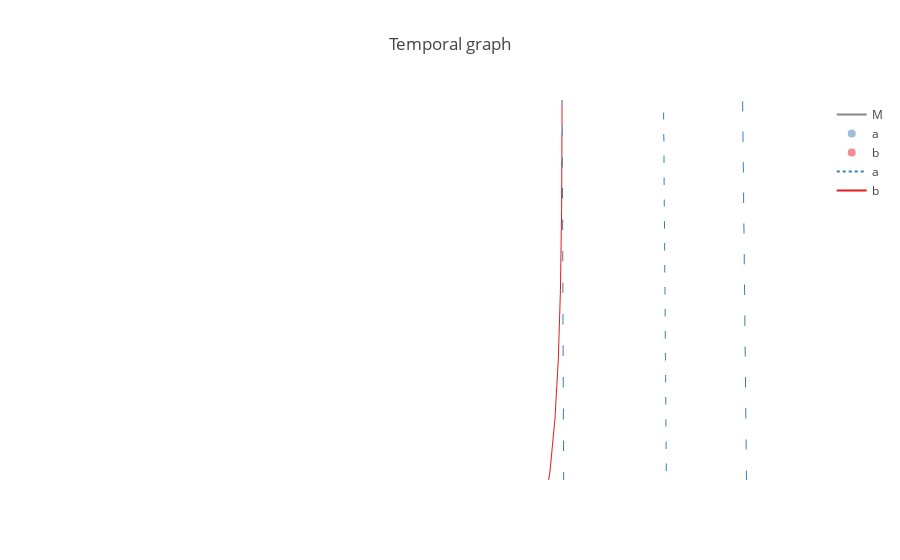

Here is the notebook cell this chart was saved with:
### Code cell
iplot_causal_graph(run(SystemModel(m, g, 'two community'), sim_args))

### Figure 1 — Plotly figure (JSON) as saved in the notebook; plotly's stock layout.template omitted (floating-point values rounded to 4 significant figures; data arrays with more than 128 entries replaced by an {"elided": "..."} marker saying what was removed)
{"data": [{"hoverinfo": "none", "line": {"color": "#888"}, "mode": "lines", "name": "M", "type": "scatter3d", "uid": "aeb8d44f-2646-4e23-a62b-92b48bcdba13", "x": [0.6922, 0.8868, null, 0.6922, 0.3683, null, 0.6922, 0.7481, null, 0.6922, 0.5638, null, 0.8868, 0.7481, null, 0.8868, 0.8859, null, 0.8868, 0.3683, null, 0.7481, 0.8859, null, 0.7481, 0.5667, null, 0.7481, 0.3683, null, 0.8859, 0.5667, null, 0.8859, 0.5638, null, 0.5667, 0.5638, null, 0.5667, 0.3683, null, 0.5638, 0.3683, null, 0.3683, 0, null, 0, -0.296, null, 0, -0.1194, null, 0, -0.4595, null, 0, -0.3347, null, 0, -0.4093, null, -0.296, -0.4595, null, -0.296, -0.6512, null, -0.296, -0.1194, null, -0.296, -0.3347, null, -0.4595, -0.6512, null, -0.4595, -0.4093, null, -0.6512, -0.4093, null, -0.6512, -0.3347, null, -0.4093, -0.3347, null, -0.4093, -0.1194, null, -0.3347, -0.1194, null], "y": [-0.08937, -0.2168, null, -0.08937, -0.1637, null, -0.08937, -0.3619, null, -0.08937, -0.3988, null, -0.2168, -0.3619, null, -0.2168, -0.5784, null, -0.2168, -0.1637, null, -0.3619, -0.5784, null, -0.3619, -0.5972, null, -0.3619, -0.1637, null, -0.5784, -0.5972, null, -0.5784, -0.3988, null, -0.5972, -0.3988, null, -0.5972, -0.1637, null, -0.3988, -0.1637, null, -0.1637, 0, null, 0, 0.08424, null, 0, 0.3294, null, 0, -0.08909, null, 0, 0.3507, null, 0, 0.1908, null, 0.08424, -0.08909, null, 0.08424, 0.1798, null, 0.08424, 0.3294, null, 0.08424, 0.3507, null, -0.08909, 0.1798, null, -0.08909, 0.1908, null, 0.1798, 0.1908, null, 0.1798, 0.3507, null, 0.1908, 0.3507, null, 0.1908, 0.3294, null, 0.3507, 0.3294, null], "z": [0, 0, null, 0, 0, null, 0, 0, null, 0, 0, null, 0, 0, null, 0, 0, null, 0, 0, null, 0, 0, null, 0, 0, null, 0, 0, null, 0, 0, null, 0, 0, null, 0, 0, null, 0, 0, null, 0, 0, null, 0, 0, null, 0, 0, null, 0, 0, null, 0, 0, null, 0, 0, null, 0, 0, null, 0, 0, null, 0, 0, null, 0, 0, null, 0, 0, null, 0, 0, null, 0, 0, null, 0, 0, null, 0, 0, null, 0, 0, null, 0, 0, null, 0, 0, null]}, {"hoverinfo": "text", "marker": {"color": "rgb(55,126,184)", "opacity": 0.5}, "mode": "markers", "name": "a", "text": ["a0@0.0", "a1@0.0", "a2@0.0", "a5@0.0", "a6@0.0", "a7@0.0", "a8@0.0", "a9@0.0", "a10@0.0", "a11@0.0", "a12@0.0", "a13@0.0"], "type": "scatter3d", "uid": "6086901a-8ff2-4b31-a175-9886bbfc05db", "x": [0.6922, 0.8868, 0.7481, 0.5638, 0.3683, 0, -0.296, -0.4595, -0.6512, -0.4093, -0.3347, -0.1194], "y": [-0.08937, -0.2168, -0.3619, -0.3988, -0.1637, 0, 0.08424, -0.08909, 0.1798, 0.1908, 0.3507, 0.3294], "z": [0, 0, 0, 0, 0, 0, 0, 0, 0, 0, 0, 0]}, {"hoverinfo": "text", "marker": {"color": "rgb(228,26,28)", "opacity": 0.5}, "mode": "markers", "name": "b", "text": ["b3@0.0", "b4@0.0", "b2@0.14", "b1@0.2", "b6@0.42", "b0@0.46", "b5@0.5", "b7@4.49", "b11@4.63", "b8@4.64", "b12@4.66", "b13@4.69", "b10@4.75", "b9@4.87"], "type": "scatter3d", "uid": "1cd9fb46-2ada-40c8-a817-11fe6fc317cf", "x": [0.8859, 0.5667, 0.7481, 0.8868, 0.3683, 0.6922, 0.5638, 0, -0.4093, -0.296, -0.3347, -0.1194, -0.6512, -0.4595], "y": [-0.5784, -0.5972, -0.3619, -0.2168, -0.1637, -0.08937, -0.3988, 0, 0.1908, 0.08424, 0.3507, 0.3294, 0.1798, -0.08909], "z": [0, 0, 0.14, 0.2, 0.42, 0.46, 0.5, 4.49, 4.63, 4.64, 4.66, 4.69, 4.75, 4.87]}, {"hoverinfo": "none", "line": {"color": "rgb(55,126,184)", "dash": "dot"}, "mode": "lines", "name": "a", "type": "scatter3d", "uid": "41782af0-10a5-49f9-9c20-11d83b71d1ae", "x": {"elided": "252 float values"}, "y": {"elided": "252 float values"}, "z": {"elided": "252 float values"}}, {"hoverinfo": "none", "line": {"color": "rgb(55,126,184)"}, "mode": "lines", "name": "a", "type": "scatter3d", "uid": "b1bd56b8-98cb-4bdb-9f8d-07f1d378f5cb", "x": [], "y": [], "z": []}, {"hoverinfo": "none", "line": {"color": "rgb(228,26,28)", "dash": "dot"}, "mode": "lines", "name": "b", "type": "scatter3d", "uid": "c6db4dee-529c-4d5b-9eac-2835375764ec", "x": [], "y": [], "z": []}, {"hoverinfo": "none", "line": {"color": "rgb(228,26,28)"}, "mode": "lines", "name": "b", "type": "scatter3d", "uid": "7178d225-29cc-46c4-b023-42d7f85f4ae7", "x": {"elided": "378 float values"}, "y": {"elided": "378 float values"}, "z": {"elided": "378 float values"}}], "layout": {"autosize": true, "hovermode": "closest", "scene": {"aspectmode": "auto", "aspectratio": {"x": 1, "y": 1, "z": 1}, "camera": {"center": {"x": 0, "y": 0, "z": 0}, "eye": {"x": 0.2621, "y": 0.4943, "z": -0.008796}, "projection": {"type": "perspective"}, "up": {"x": 0, "y": 0, "z": 1}}, "xaxis": {"autorange": true, "showgrid": false, "showline": false, "showspikes": false, "showticklabels": false, "ticks": "", "title": {"text": ""}, "type": "linear", "zeroline": false}, "yaxis": {"autorange": true, "showgrid": false, "showline": false, "showspikes": false, "showticklabels": false, "ticks": "", "title": {"text": ""}, "type": "linear", "zeroline": false}, "zaxis": {"autorange": true, "showgrid": false, "showline": false, "showspikes": false, "showticklabels": false, "ticks": "", "title": {"text": ""}, "type": "linear", "zeroline": false}}, "title": {"text": "Temporal graph"}}}
